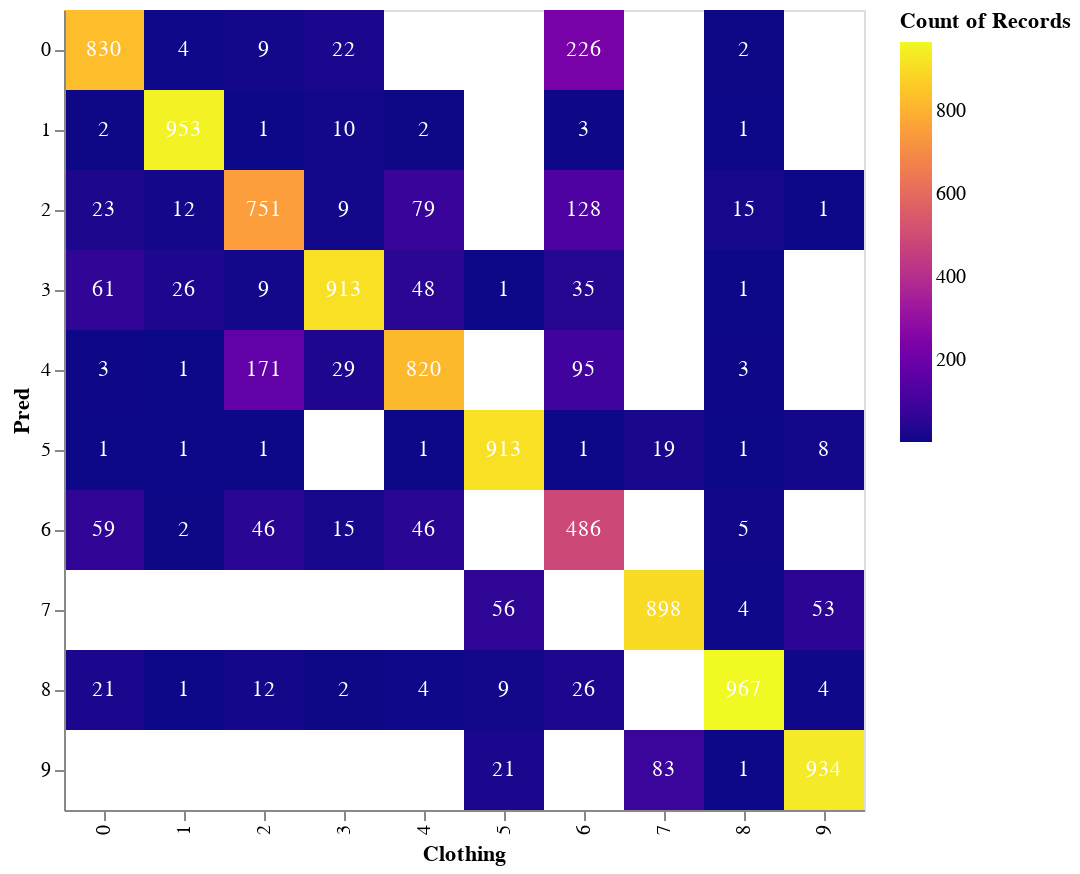

Notebook source saved alongside this figure:
### Code cell
# Confusion Matrix

import altair as alt
alt.data_transformers.enable('default', max_rows=15000)

c = alt.Chart(df).mark_rect().encode(
    x="Clothing:N",
    y="Pred:N",
    color = alt.Color("count()",scale=alt.Scale(scheme="plasma"))
    
)

c_text = alt.Chart(df).mark_text(color="white").encode(
    x="Clothing:N",
    y="Pred:N",
    text="count()"
    
)

(c+c_text).properties(
    height=400,
    width=400
)

### Figure 1 — Vega-Lite specification as saved in the notebook (floating-point values rounded to 4 significant figures; data arrays with more than 128 entries replaced by an {"elided": "..."} marker saying what was removed)
{"config": {"view": {"continuousWidth": 400, "continuousHeight": 300}}, "layer": [{"mark": "rect", "encoding": {"color": {"aggregate": "count", "scale": {"scheme": "plasma"}, "type": "quantitative"}, "x": {"field": "Clothing", "type": "nominal"}, "y": {"field": "Pred", "type": "nominal"}}}, {"mark": {"type": "text", "color": "white"}, "encoding": {"text": {"aggregate": "count", "type": "quantitative"}, "x": {"field": "Clothing", "type": "nominal"}, "y": {"field": "Pred", "type": "nominal"}}}], "data": {"name": "data-287ad581dfc39e74f7f683f41f6a9215"}, "height": 400, "width": 400, "$schema": "https://vega.github.io/schema/vega-lite/v4.17.0.json", "datasets": {"data-287ad581dfc39e74f7f683f41f6a9215": {"elided": "10000 records"}}}
